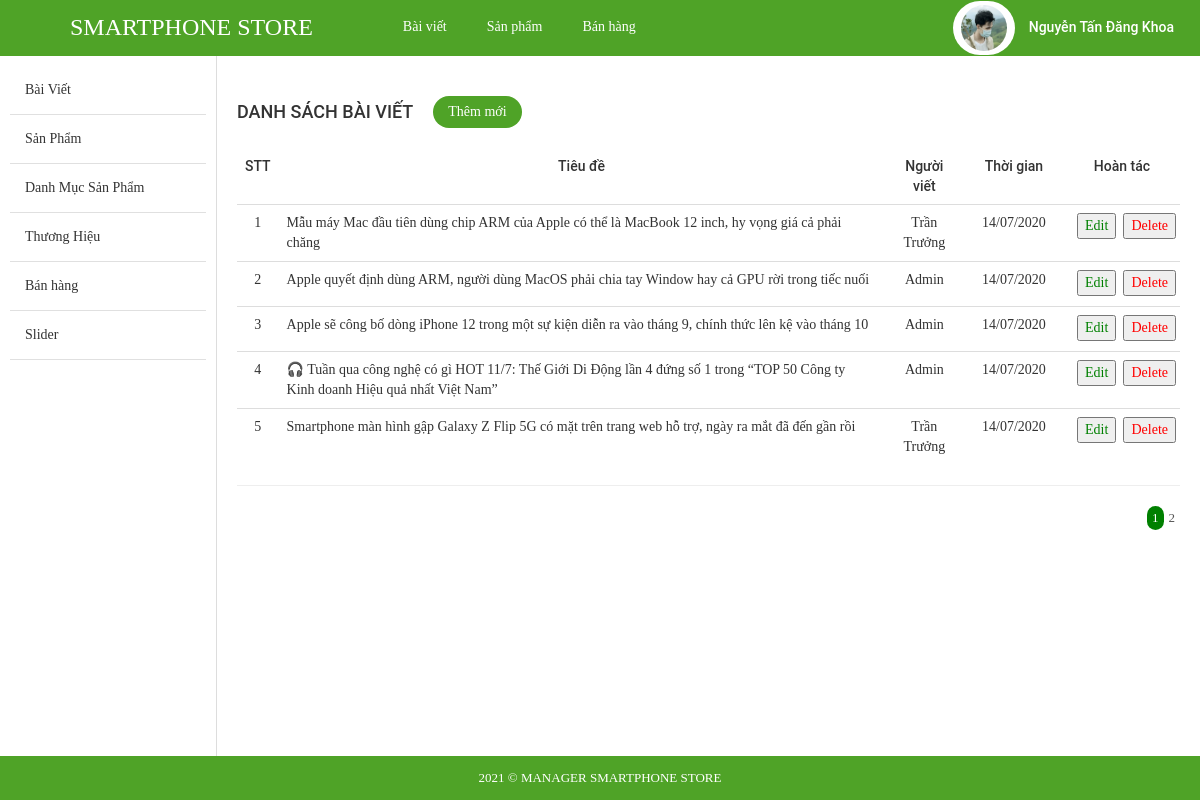
The page /store/admin/index.php?modules=blogs&controllers=index&action=list (signed in) on the database its author committed.
### tables this page shows
CREATE TABLE `tbl_blog` (
  `id` int(11) NOT NULL,
  `title` text NOT NULL,
  `content` text NOT NULL,
  `user` varchar(255) NOT NULL,
  `create_date` varchar(255) NOT NULL,
  `description` text NOT NULL,
  `image` varchar(255) NOT NULL
);

### store/admin/libraries/database.php (called while the page is built, shortened)
<?php
function db_query($query_string) {
    global $conn;
    $result = mysqli_query($conn, $query_string);
    return $result;
}
function db_fetch_array($query_string) {
    $result = array();
    $mysqli_result = db_query($query_string);
    while ($row = mysqli_fetch_assoc($mysqli_result)) {
        $result[] = $row;
    }
    return $result;
}

### store/admin/modules/blogs/models/indexModel.php (called while the page is built, shortened)
<?php
function getAll() {
	return db_fetch_array("SELECT * FROM `tbl_blog`");
}
 ?>

### store/admin/modules/blogs/controllers/indexController.php (called while the page is built, shortened)
<?php
function listAction(){
	$data_tmp = getAll();
	if(!empty($_GET['page'])){
		$page = $_GET['page'];
	}else{
		$page =1;
	}
	$numProduct = count($data_tmp);
	$productOnPage = 5;
	$num = ceil($numProduct/$productOnPage);
	$start = ($page - 1) * $productOnPage;
	$res =[];
	for ($i=$start; $i < $start+$productOnPage; $i++) {
		if(isset($data_tmp[$i]))
        $res[] = $data_tmp[$i];
	};
	$data = [$res, $num, $page];
	load_view('list',$data);;
}

### store/admin/core/router.php (called while the page is built, shortened)
<?php
$action_name = get_action().'Action';
call_function(array('construct', $action_name));

### store/admin/core/appload.php (called while the page is built, shortened)
<?php
require CONFIGPATH . DIRECTORY_SEPARATOR . 'database.php';
require LIBPATH . DIRECTORY_SEPARATOR . 'database.php';
require COREPATH . DIRECTORY_SEPARATOR . 'base.php';
require COREPATH . DIRECTORY_SEPARATOR . 'router.php';

### store/admin/index.php (called while the page is built, shortened)
<?php
require COREPATH.DIRECTORY_SEPARATOR.'appload.php';

### store/admin/modules/blogs/views/listView.php (the view, shortened to what this page needs)
<div id="main-content-wp" class="list-post-page">
    <div class="wrap clearfix">
        <div id="content" class="fl-right">
            <div class="section" id="title-page">
                <div class="clearfix">
                    <h3 id="index" class="fl-left">Danh sách bài viết</h3>
                    <a href="?modules=blogs&controllers=index&action=add" title="" id="add-new" class="fl-left">Thêm mới</a>
                </div>
            </div>
            <div class="section" id="detail-page">
                <div class="section-detail">
                    <div class="table-responsive">
                        <table class="table list-table-wp">
                            <thead>
                                <tr>
                                    <td  style="text-align: center;"><span class="thead-text">STT</span></td>
                                    <td  style="text-align: center;"><span class="thead-text" >Tiêu đề</span></td>
                                    <td  style="text-align: center;"><span class="thead-text">Người viết</span></td>
                                    <td  style="text-align: center;"><span class="thead-text">Thời gian</span></td>
                                    <td  style="text-align: center;"><span class="thead-text">Hoàn tác</span></td>
                                </tr>
                            </thead>
                            <tbody>
                                <?php $i=0;if(!empty($data['0'])) foreach ($data['0'] as  $value) { $i++;?>
                                <tr>
                                    <td  style="text-align: center;"><span class="tbody-text"><?php echo $i; ?></h3></span>
                                    <td><span class="tbody-text"><?php echo $value['title']; ?></span> </td>
                                    <td  style="text-align: center;"><span class="tbody-text"><?php echo $value['user']; ?></span></td>
                                    <td  style="text-align: center; width:100px"><span class="tbody-text"><?php echo $value['create_date']; ?></span></td>
                                    <td  style="text-align: center;">
                                        <ul class="list-operation" style="clear: both; width:100px">
                                            <li style="float: left; width: 10px;">
                                                <a href="?modules=blogs&controllers=index&action=edit&id=<?php echo $value['id']; ?>" title="Sửa" class="edit">
                                                <button style="color:green; margin-bottom:2px">Edit</button>
                                            </a></li>
                                            <li style="float: right; width: 1px;">
                                                <a href="?modules=blogs&controllers=index&action=delete&id=<?php echo $value['id']; ?>" title="Xóa" class="delete">
                                                <button style="color:red; float:right">Delete</button>
                                            </a></li>
                                        </ul>
                                    </td>
                                </tr>
                                <?php }; ?>
                            </tbody>
                        </table>
                        <hr>
                    </div>
                </div>
            </div>
            <div class="section" id="paging-wp">
                <div class="section-detail clearfix">
                    <ul id="list-paging" class="fl-right">
                        <?php for ($i=1; $i <= $data['1'] ; $i++) { ?>
                        <li>
                            <a <?php if($i == $data['2']) echo 'style="background-color: green;color:white; border-radius:300px;"';  ?>  href="?modules=blogs&controllers=index&action=list&page=<?php echo $i; ?>" title=""><?php echo $i; ?></a>
                        </li>
                        <?php }; ?>
                    </ul>
                </div>
            </div>
        </div>
    </div>
</div>

### store/admin/core/base.php (shortened to what this page needs)
<?php
function get_module() {
    global $config;
    $module = isset($_GET['modules']) ? $_GET['modules'] : $config['default_module'];
    return $module;
}
function call_function($list_function = array()) {
    if (is_array($list_function)) {
        foreach ($list_function as $f) {
            if (function_exists($f())) {
                $f();
            }
        }
    }
}
function load_view($name, $data_send = array()) {
    $data = $data_send;
    $path = MODULESPATH . DIRECTORY_SEPARATOR . get_module() . DIRECTORY_SEPARATOR . 'views' . DIRECTORY_SEPARATOR . $name . 'View.php';
    if (file_exists($path)) {
        require $path;
    } else {
        echo "Không tìm thấy {$path}";
    }
}
function get_header($name = '') {
    global $data;
    if (empty($name)) {
        $name = 'header';
    } else {
        $name = "header-{$name}";
    }
    $path = LAYOUTPATH . DIRECTORY_SEPARATOR . $name . '.php';
    if (file_exists($path)) {
        if (is_array($data)) {
            foreach ($data as $key => $a) {
                $$key = $a;
            }
        }
        require $path;
    } else {
        echo "Không tìm thấy {$path}";
    }
}
function get_footer($name = '') {
    global $data;
    if (empty($name)) {
        $name = 'footer';
    } else {
        $name = "footer-{$name}";
    }
    $path = LAYOUTPATH . DIRECTORY_SEPARATOR . $name . '.php';
    if (file_exists($path)) {
        if (is_array($data)) {
            foreach ($data as $key => $a) {
                $$key = $a;
            }
        }
        require $path;
    } else {
        echo "Không tìm thấy {$path}";
    }
}
function get_sidebar($name = '') {
    global $data;
    if (empty($name)) {
        $name = 'sidebar';
    } else {
        $name = "sidebar-{$name}";
    }
    $path = LAYOUTPATH . DIRECTORY_SEPARATOR . $name . '.php';
    if (file_exists($path)) {
        if (is_array($data)) {
            foreach ($data as $key => $a) {
                $$key = $a;
            }
        }
        require $path;
    } else {
        echo "Không tìm thấy {$path}";
    }
}
?>

### store/admin/public/css/import/global.css (style rules this page uses)
body { font-family: "Roboto Regular"; font-size: 14px; line-height: 24px; color: #333; }
.fl-left { float: left; }
.fl-right { float: right; }
ul li { list-style: none!important; }
a { text-decoration: none!important; }

### store/admin/public/css/import/list_post.css (style rules this page uses)
#content { width: 82%; border-left: 1px solid #ddd; padding: 20px; }
#add-new { display: inline-block; color: #fff; background: #4fa327; padding: 4px 15px; margin: 20px; border-radius: 20px; }
#index { font-family: 'Roboto Medium'; font-weight: normal; text-transform: uppercase; font-size: 18px; padding: 24px 0px; }
.list-table-wp thead tr td { font-family: 'Roboto Medium'; font-weight: normal; }
.list-operation li { float: left; }
.list-operation li a { display: block; padding: 0px 5px; color: #ddd; }
.list-operation { width: 25%; }
#list-paging li { float: left; }
#list-paging li a { display: inline-block; color: #555; font-size: 13px; padding: 0px 5px; }

### store/admin/public/css/import/detail_order.css (style rules this page uses)
.table { margin-bottom: 0!important; }

### rows shown on the page
tbl_blog: title "Mẫu máy Mac đầu tiên dùng chip ARM của Apple có thể là MacBook 12 inch, hy vọng giá cả phải chăng", user "Trần Trưởng", create_date "14/07/2020"
tbl_blog: title "Apple quyết định dùng ARM, người dùng MacOS phải chia tay Window hay cả GPU rời trong tiếc nuối", user "Admin", create_date "14/07/2020"
tbl_blog: title "Apple sẽ công bố dòng iPhone 12 trong một sự kiện diễn ra vào tháng 9, chính thức lên kệ vào tháng 10", user "Admin", create_date "14/07/2020"
tbl_blog: title "🎧 Tuần qua công nghệ có gì HOT 11/7: Thế Giới Di Động lần 4 đứng số 1 trong “TOP 50 Công ty Kinh doanh Hiệu quả nhất Việt Nam”", user "Admin", create_date "14/07/2020"
tbl_blog: title "Smartphone màn hình gập Galaxy Z Flip 5G có mặt trên trang web hỗ trợ, ngày ra mắt đã đến gần rồi", user "Trần Trưởng", create_date "14/07/2020"
